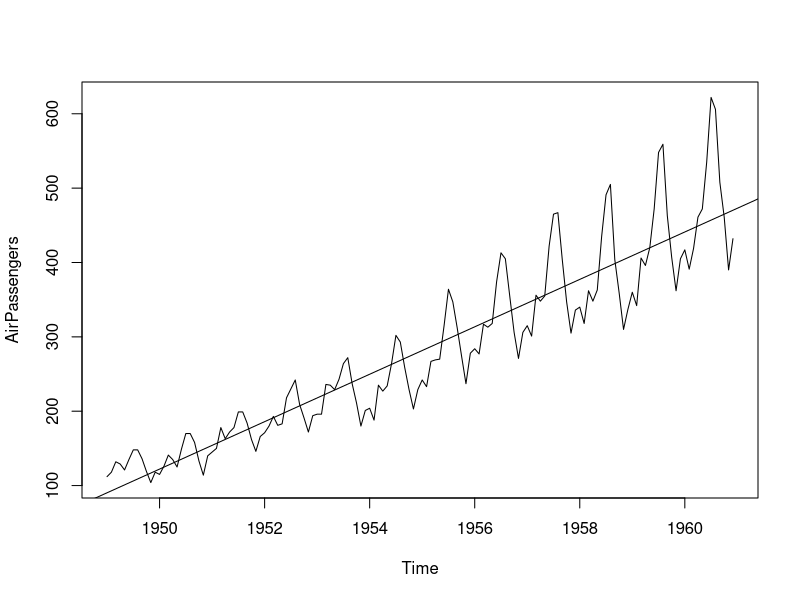
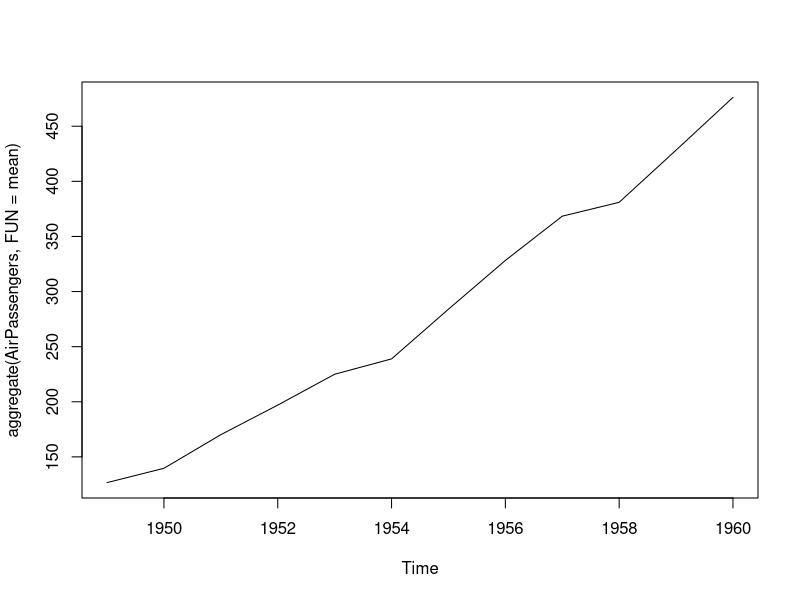
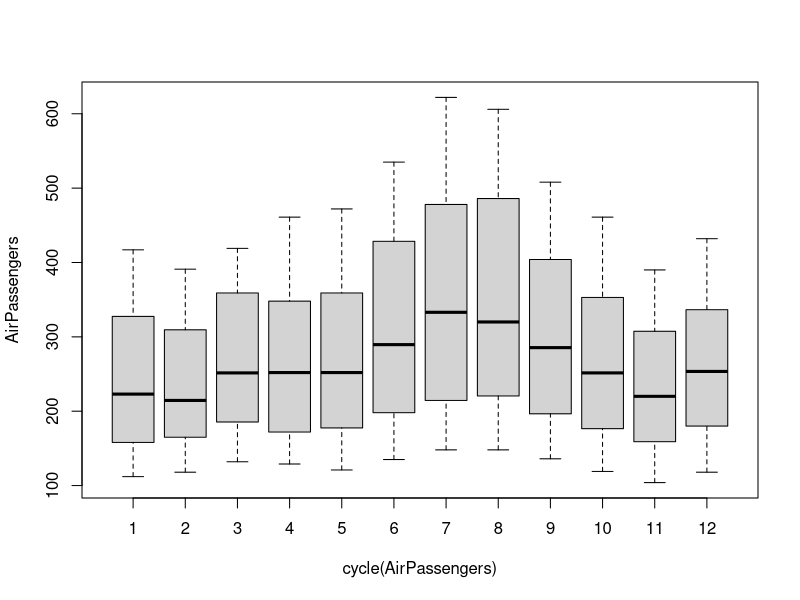
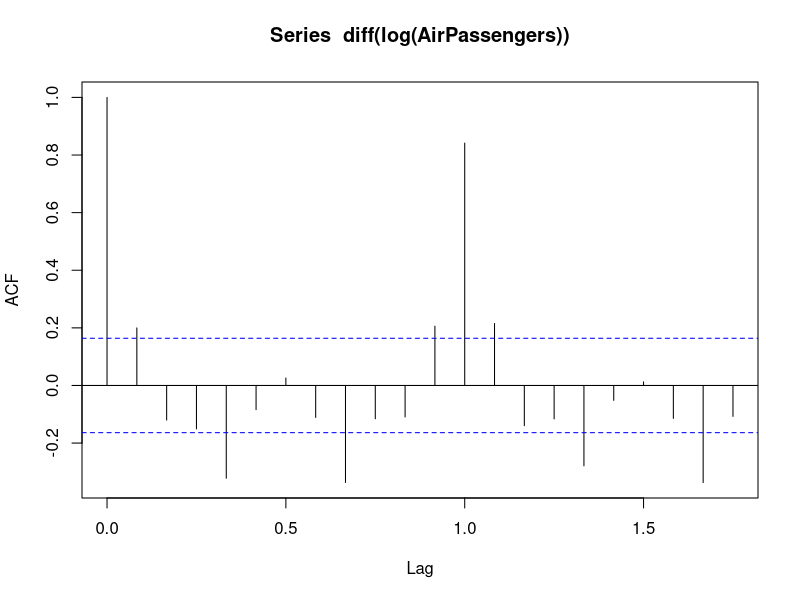
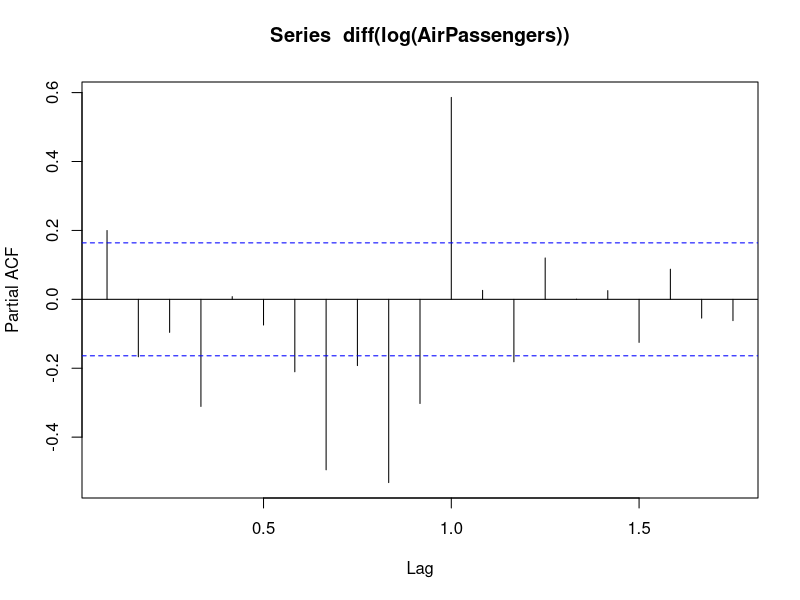

Source code (R) for these figures, in order: (Note: this script raises an error after producing the figures.)
#example for forcating

Air <- data(AirPassengers)
View(Air)
class(AirPassengers)
start(AirPassengers)
summary(AirPassengers)
plot(AirPassengers)
abline(reg=lm(AirPassengers~time(AirPassengers)))
cycle(AirPassengers)
plot(aggregate(AirPassengers, FUN=mean))
boxplot(AirPassengers~cycle(AirPassengers))

install.packages('tseries') 
require(tseries)
adf.test(diff(log(AirPassengers)), alternative="stationary", k=0)
acf(diff(log(AirPassengers)))
pacf(diff(log(AirPassengers)))
(fit <- arima(log(AirPassengers), c(0, 1, 1),seasonal = list(order = c(0, 1, 1), period = 12)))
?ARIMA
pred(predict)

?ts.plot
